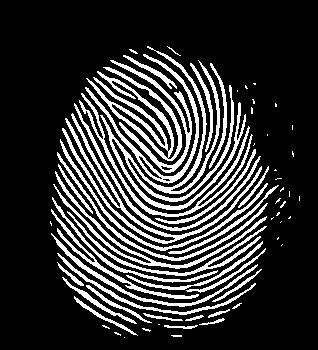
#> input picture LecturaYGuardadoHuellas/LecturaYGuardadoHuellas/Data set enhanced/Miguel/h1.bmp, 318 x 350 px, found by its file name; its folder holds only this picture in this run
$ python minuciasextractor.py
#> lines starting #> are read from the running program, lines starting #| are printed output that depends on the picture; after the words box and inside, x2 and y2 are one past the last pixel; in counts of white or black regions, pixels touching at a corner belong together
### LecturaYGuardadoHuellas/LecturaYGuardadoHuellas/Data set enhanced/fingerprint_feature_extractor.py
from sys import path
import cv2
import numpy as np
import skimage.morphology
from skimage.morphology import convex_hull_image, erosion
from skimage.morphology import square
import math
import matplotlib.pyplot as plt

class MinutiaeFeature(object):
    def __init__(self, locX, locY, Orientation, Type):
        self.locX = locX
        self.locY = locY
        self.Orientation = Orientation
        self.Type = Type

class FingerprintFeatureExtractor(object):
    def __init__(self):
        self._mask = []
        self._skel = []
        self.minutiaeTerm = []
        self.minutiaeBif = []

    def __skeletonize(self, img):
        img = np.uint8(img > 128)
        self._skel = skimage.morphology.skeletonize(img)
        self._skel = np.uint8(self._skel) * 255
        self._mask = img * 255

    def __computeAngle(self, block, minutiaeType):
        angle = []
        (blkRows, blkCols) = np.shape(block)
        CenterX, CenterY = (blkRows - 1) / 2, (blkCols - 1) / 2
        if (minutiaeType.lower() == 'termination'):
            sumVal = 0
            for i in range(blkRows):
                for j in range(blkCols):
                    if ((i == 0 or i == blkRows - 1 or j == 0 or j == blkCols - 1) and block[i][j] != 0):
                        angle.append(-math.degrees(math.atan2(i - CenterY, j - CenterX)))
                        sumVal += 1
                        if (sumVal > 1):
                            angle.append(float('nan'))
            return (angle)

        elif (minutiaeType.lower() == 'bifurcation'):
            (blkRows, blkCols) = np.shape(block)
            CenterX, CenterY = (blkRows - 1) / 2, (blkCols - 1) / 2
            angle = []
            sumVal = 0
            for i in range(blkRows):
                for j in range(blkCols):
                    if ((i == 0 or i == blkRows - 1 or j == 0 or j == blkCols - 1) and block[i][j] != 0):
                        angle.append(-math.degrees(math.atan2(i - CenterY, j - CenterX)))
                        sumVal += 1
            if (sumVal != 3):
                angle.append(float('nan'))
            return (angle)

    def __getTerminationBifurcation(self):
        self._skel = self._skel == 255
        (rows, cols) = self._skel.shape
        self.minutiaeTerm = np.zeros(self._skel.shape)
        self.minutiaeBif = np.zeros(self._skel.shape)

        for i in range(1, rows - 1):
            for j in range(1, cols - 1):
                if (self._skel[i][j] == 1):
                    block = self._skel[i - 1:i + 2, j - 1:j + 2]
                    block_val = np.sum(block)
                    if (block_val == 2):
                        self.minutiaeTerm[i, j] = 1
                    elif (block_val == 4):
                        self.minutiaeBif[i, j] = 1

        self._mask = convex_hull_image(self._mask > 0)
        self._mask = erosion(self._mask, square(5))  # Structuing element for mask erosion = square(5)
        self.minutiaeTerm = np.uint8(self._mask) * self.minutiaeTerm

    def __removeSpuriousMinutiae(self, minutiaeList, img, thresh):
        img = img * 0
        SpuriousMin = []
        numPoints = len(minutiaeList)
        D = np.zeros((numPoints, numPoints))
        for i in range(1,numPoints):
            for j in range(0, i):
                (X1,Y1) = minutiaeList[i]['centroid']
                (X2,Y2) = minutiaeList[j]['centroid']

                dist = np.sqrt((X2-X1)**2 + (Y2-Y1)**2)
                D[i][j] = dist
                if(dist < thresh):
                    SpuriousMin.append(i)
                    SpuriousMin.append(j)

        SpuriousMin = np.unique(SpuriousMin)
        for i in range(0,numPoints):
            if(not i in SpuriousMin):
                (X,Y) = np.int16(minutiaeList[i]['centroid'])
                img[X,Y] = 1

        img = np.uint8(img)
        return(img)

    def __cleanMinutiae(self, img):
        self.minutiaeTerm = skimage.measure.label(self.minutiaeTerm, connectivity=2)
        RP = skimage.measure.regionprops(self.minutiaeTerm)
        self.minutiaeTerm = self.__removeSpuriousMinutiae(RP, np.uint8(img), 10)

    def __performFeatureExtraction(self):
        FeaturesTerm = []
        self.minutiaeTerm = skimage.measure.label(self.minutiaeTerm, connectivity=2)
        RP = skimage.measure.regionprops(np.uint8(self.minutiaeTerm))

        WindowSize = 3  # --> For Termination, the block size must can be 3x3, or 5x5. Hence the window selected is 1 or 2
        FeaturesTerm = []
        for num, i in enumerate(RP):
            (row, col) = np.int16(np.round(i['Centroid']))
            block = self._skel[row - WindowSize:row + WindowSize + 1, col - WindowSize:col + WindowSize + 1]
            angle = self.__computeAngle(block, 'Termination')
            if(len(angle) == 1):
                FeaturesTerm.append(MinutiaeFeature(row, col, angle, 'Termination'))

        FeaturesBif = []
        self.minutiaeBif = skimage.measure.label(self.minutiaeBif, connectivity=2)
        RP = skimage.measure.regionprops(np.uint8(self.minutiaeBif))
        WindowSize = 3  # --> For Bifurcation, the block size must be 3x3. Hence the window selected is 1
        for i in RP:
            (row, col) = np.int16(np.round(i['Centroid']))
            block = self._skel[row - WindowSize:row + WindowSize + 1, col - WindowSize:col + WindowSize + 1]
            angle = self.__computeAngle(block, 'Bifurcation')
            if(len(angle) == 3):
                FeaturesBif.append(MinutiaeFeature(row, col, angle, 'Bifurcation'))
        return (FeaturesTerm, FeaturesBif)

    def extractMinutiaeFeatures(self, img):
        self.__skeletonize(img)

        self.__getTerminationBifurcation()

        self.__cleanMinutiae(img)

        FeaturesTerm, FeaturesBif = self.__performFeatureExtraction()
        return(FeaturesTerm, FeaturesBif)

    def showResults(self,path,iteracion):
        BifLabel = skimage.measure.label(self.minutiaeBif, connectivity=2)
        TermLabel = skimage.measure.label(self.minutiaeTerm, connectivity=2)

        minutiaeBif = TermLabel * 0
        minutiaeTerm = BifLabel * 0

        (rows, cols) = self._skel.shape
        DispImg = np.zeros((rows, cols, 3), np.uint8)
        DispImg[:, :, 0] = 255*self._skel
        DispImg[:, :, 1] = 255*self._skel
        DispImg[:, :, 2] = 255*self._skel

        RP = skimage.measure.regionprops(BifLabel)
        for idx, i in enumerate(RP):
            (row, col) = np.int16(np.round(i['Centroid']))
            minutiaeBif[row, col] = 1
            (rr, cc) = skimage.draw.circle_perimeter(row, col, 3)
            skimage.draw.set_color(DispImg, (rr, cc), (255, 0, 0))

        RP = skimage.measure.regionprops(TermLabel)
        for idx, i in enumerate(RP):
            (row, col) = np.int16(np.round(i['Centroid']))
            minutiaeTerm[row, col] = 1
            (rr, cc) = skimage.draw.circle_perimeter(row, col, 3)
            skimage.draw.set_color(DispImg, (rr, cc), (0, 0, 255))
        height, width, channels = DispImg.shape
        # print(height, width,channels)
        img_size = height*width*channels
        img_1D_vector = DispImg.reshape(img_size)
        print(img_1D_vector.tolist())
        # img2 = img_1D_vector.reshape(rows,cols,channels)
        # plt.imshow(img_1D_vector) # followed by
        # plt.show() # to show the first image, then
        #plt.imshow(img2) # followed by
        #plt.show() # to show you the second image
        #cv2.imwrite(path,DispImg)
        # cv2.imshow('Minucias extraidas', DispImg)
        # cv2.waitKey(0)

def extract_minutiae_features(img,path,iteracion, showResult=False):
    feature_extractor = FingerprintFeatureExtractor()
    FeaturesTerm, FeaturesBif = feature_extractor.extractMinutiaeFeatures(img)

    if(showResult):
        feature_extractor.showResults(path,iteracion)

    # [8 lines of commented-out code are left out]
    return(FeaturesTerm, FeaturesBif)

### LecturaYGuardadoHuellas/LecturaYGuardadoHuellas/Data set enhanced/minuciasextractor.py
import cv2
import fingerprint_feature_extractor

def getPathandIteration(path,iteration):
    return path,iteration
if __name__ == '__main__':
    for iteracion in range(1,2):
        img_name = 'h'+ str(iteracion)+'.bmp'
        path = 'LecturaYGuardadoHuellas\\LecturaYGuardadoHuellas\\Data set enhanced\\Miguel\\'
        path_save = 'LecturaYGuardadoHuellas\\LecturaYGuardadoHuellas\\Features\\Miguel\\'
        img = cv2.imread(path+img_name, 0)				# read the input image --> You can enhance the fingerprint image using the "fingerprint_enhancer" library
#> img: shape (350, 318); 20.3% white; 67 white regions (30 under 20 px), largest, box (x1, y1, x2, y2) and area: (100, 46, 246, 210) 3022, (86, 67, 182, 161) 2091, (62, 113, 262, 244) 1827

        FeaturesTerminations, FeaturesBifurcations = fingerprint_feature_extractor.extract_minutiae_features(img, path_save+img_name, iteracion,showResult=True)
#> in __skeletonize, `self._skel = skimage.morphology.skeletonize(img)`: self._skel: shape (350, 318) bool; 5.6% white in thin lines or dots, all inside (x1, y1, x2, y2) = (50, 46, 300, 338)
#> after the loop in __getTerminationBifurcation, `for i in range(1, rows - 1):`:
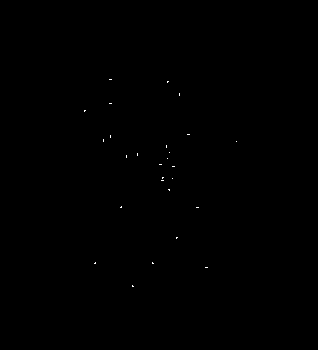
#> self.minutiaeBif: shape (350, 318) float64; values 0 (black) and 1 (white), 0.07% white in thin lines or dots, all inside (x1, y1, x2, y2) = (84, 79, 237, 287)
#> after the loop in __getTerminationBifurcation, `for i in range(1, rows - 1):`:
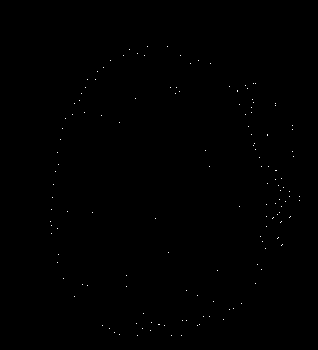
#> self.minutiaeTerm: shape (350, 318) float64; values 0 (black) and 1 (white), 0.14% white in thin lines or dots, all inside (x1, y1, x2, y2) = (50, 46, 300, 336)
#> in __getTerminationBifurcation, `self._mask = convex_hull_image(self._mask > 0)`: self._mask: shape (350, 318) bool; 51.3% white; 1 black region, box (x1, y1, x2, y2) and area: (0, 0, 318, 350) 54167
#> in __getTerminationBifurcation, `self._mask = erosion(self._mask, square(5))`:
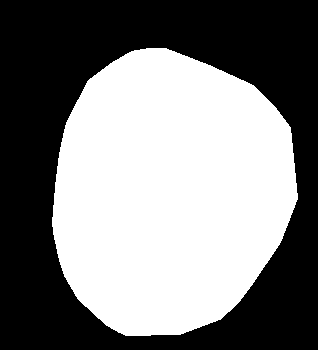
#> self._mask: shape (350, 318) bool; 49.4% white; 1 white region, box (x1, y1, x2, y2) and area: (52, 48, 298, 336) 54981
#> in __getTerminationBifurcation, `self.minutiaeTerm = np.uint8(self._mask) * self.minutiaeTerm`: self.minutiaeTerm: shape (350, 318) float64; values 0 (black) and 1 (white), 0.1% white in thin lines or dots, all inside (x1, y1, x2, y2) = (57, 53, 294, 336)
#> in __cleanMinutiae, `self.minutiaeTerm = skimage.measure.label(self.minutiaeTerm, connectiv..`: self.minutiaeTerm: shape (350, 318) int64; 99 distinct labels, from 0 to 98
#> in __cleanMinutiae, `RP = skimage.measure.regionprops(self.minutiaeTerm)`: RP = 98 regions; largest, box (x1, y1, x2, y2) and area: (237, 90, 238, 92) 2, (267, 134, 268, 136) 2, (275, 170, 277, 171) 2, (289, 216, 291, 218) 2, (272, 217, 274, 219) 2
#> in __removeSpuriousMinutiae, `img = img * 0`: img: shape (350, 318); every value is 0
#> in __removeSpuriousMinutiae, `numPoints = len(minutiaeList)`: numPoints = 98
#> after the loop in __removeSpuriousMinutiae, `for i in range(1,numPoints):`:
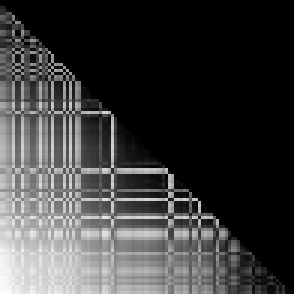
#> D: shape (98, 98) float64 (shown 3 times larger); min 0, max 283.3, mean 67.7; drawn with min black and max white
#> after the loop in __removeSpuriousMinutiae, `for i in range(1,numPoints):`: SpuriousMin = 146 values, max 97 at index 144, min 0 at index 1, mean 46.01
#> in __removeSpuriousMinutiae, `SpuriousMin = np.unique(SpuriousMin)`: SpuriousMin = 67 values from 0 to 97
#> the loop in __removeSpuriousMinutiae, `for i in range(0,numPoints):` made 98 passes
#> (X, Y) on passes 3, 4, 5, 16, 20, 22, 24, 26, 27, 30, 34, 38: (55, 180), (63, 190), (79, 95), (98, 135), (104, 239), (112, 84), (114, 72), (115, 101), (122, 119), (134, 267), (150, 205), (164, 58)
#> after the loop in __removeSpuriousMinutiae, `for i in range(0,numPoints):`:
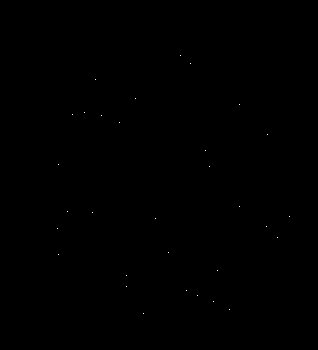
#> img: shape (350, 318); values 0 (black) and 1 (white), 0.03% white in thin lines or dots, all inside (x1, y1, x2, y2) = (57, 55, 290, 314)
#> in __performFeatureExtraction, `self.minutiaeTerm = skimage.measure.label(self.minutiaeTerm, connectiv..`: self.minutiaeTerm: shape (350, 318) int64; 32 distinct labels, from 0 to 31
#> in __performFeatureExtraction, `RP = skimage.measure.regionprops(np.uint8(self.minutiaeTerm))`: RP = 31 regions; largest, box (x1, y1, x2, y2) and area: (180, 55, 181, 56) 1, (190, 63, 191, 64) 1, (95, 79, 96, 80) 1, (135, 98, 136, 99) 1, (239, 104, 240, 105) 1
#> the loop in __performFeatureExtraction, `for num, i in enumerate(RP):` made 31 passes
#> (row, col) on passes 1, 2, 3, 5, 7, 8, 9, 11, 12, 13, 14, 15: (55, 180), (63, 190), (79, 95), (104, 239), (114, 72), (115, 101), (122, 119), (150, 205), (164, 58), (166, 209), (206, 239), (211, 67)
#> (row, col) on passes 4, 6, 27: (98, 135), (112, 84), (290, 186)
#> after the loop in __performFeatureExtraction, `for num, i in enumerate(RP):`: FeaturesTerm = 25 items
#> in __performFeatureExtraction, `self.minutiaeBif = skimage.measure.label(self.minutiaeBif, connectivit..`: self.minutiaeBif: shape (350, 318) int64; 28 distinct labels, from 0 to 27
#> in __performFeatureExtraction, `RP = skimage.measure.regionprops(np.uint8(self.minutiaeBif))`: RP = 27 regions; largest, box (x1, y1, x2, y2) and area: (109, 79, 112, 80) 3, (167, 81, 169, 83) 3, (179, 93, 180, 96) 3, (109, 103, 112, 104) 3, (84, 110, 86, 112) 3
#> the loop in __performFeatureExtraction, `for i in RP:` made 27 passes
#> (row, col) on passes 1 to 12: (79, 110), (81, 167), (94, 179), (103, 110), (110, 84), (134, 188), (136, 110), (140, 103), (141, 236), (146, 166), (152, 169), (154, 137)
#> (row, col) on passes 17 to 18: (177, 162), (178, 172)
#> in showResults, `minutiaeBif = TermLabel * 0`: minutiaeBif: shape (350, 318) int64; every value is 0
#> the loop in showResults, `for idx, i in enumerate(RP):` made 27 passes
#> after the loop in showResults, `for idx, i in enumerate(RP):`:
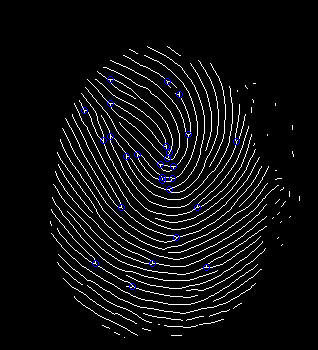
#> DispImg: shape (350, 318, 3); mean of channels 0, 1, 2 15, 14, 14; drawn as B, G, R
#> the loop in showResults, `for idx, i in enumerate(RP):` made 31 passes
#> after the loop in showResults, `for idx, i in enumerate(RP):`:
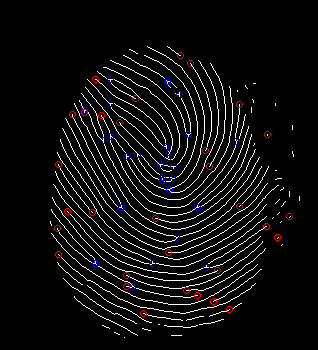
#> DispImg: shape (350, 318, 3); 0.45% of pixels changed, all inside (x1, y1, x2, y2) = (54, 52, 293, 317); drawn as B, G, R
#> (printed output is left out)
